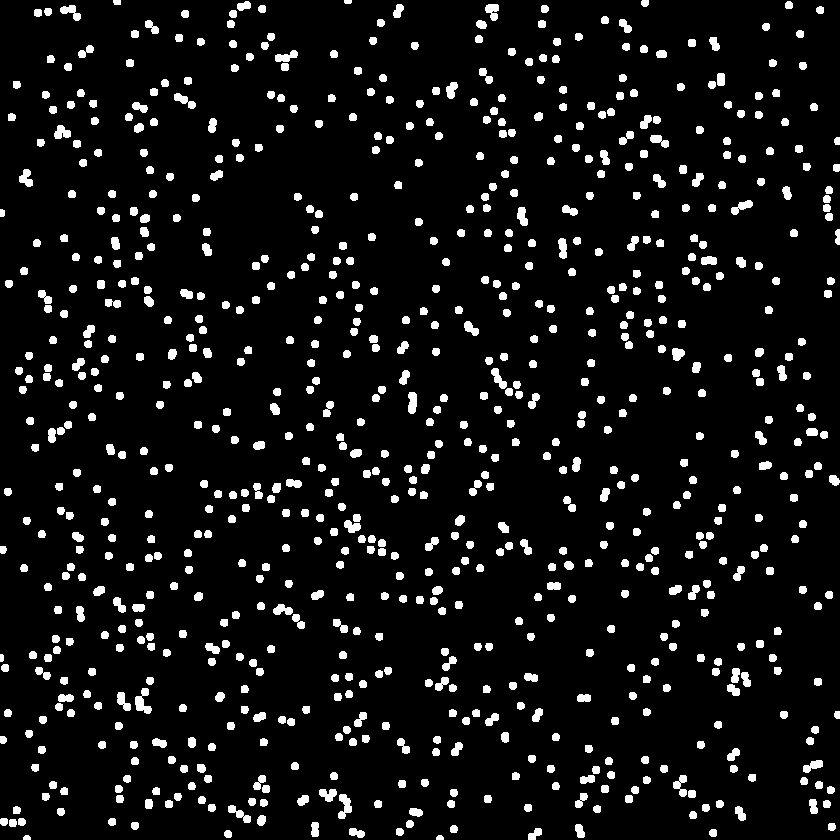
#> input picture SpeckleSizeCode/PythonAutocorr/simulation_2000x2000_1000circles_3separation_10radius.png, 840 x 840 px, shrunk from 2000 x 2000 before the run
$ python autocorrFIJILike.py
#> lines starting #> are read from the running program, lines starting #| are printed output that depends on the picture; after the words box and inside, x2 and y2 are one past the last pixel; in counts of white or black regions, pixels touching at a corner belong together; long printed decimals are rounded
import cv2
import numpy as np

from matplotlib import pyplot as plt
import tifffile
import os
from scipy.ndimage import gaussian_filter
from scipy.optimize import curve_fit

nb = 10
fname = rf"20190924-200ms_20mW_Ave15_Gray_10X0.4_{nb}.tif"

p = os.path.dirname(os.path.join(os.getcwd(), "..", ".."))
path = os.path.join(p, "MATLAB", fname)

path = "simulation_2000x2000_1000circles_3separation_10radius.png"

if path.endswith("tif"):
    img = tifffile.imread(path)
else:
    img = plt.imread(path)
#> img: shape (840, 840) float32; values 0 (black) and 0.00392 (white), 7.5% white; 821 white regions, largest, box (x1, y1, x2, y2) and area: (135, 688, 152, 714) 235, (338, 794, 352, 819) 207, (408, 392, 417, 414) 170

plt.imshow(img)
plt.show()

imgDivide = gaussian_filter(img, 75)
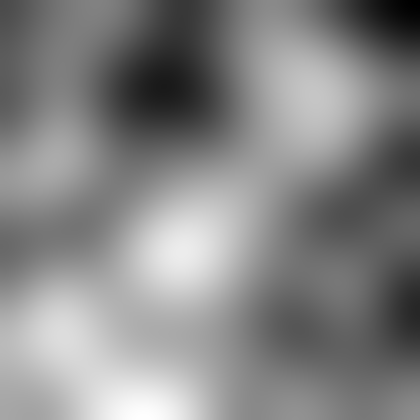
#> imgDivide: shape (840, 840) float32 (shown at 1/2 size); min 0.000194, max 0.000386, mean 0.000295; drawn with min black and max white

img = img / imgDivide - np.mean(img)
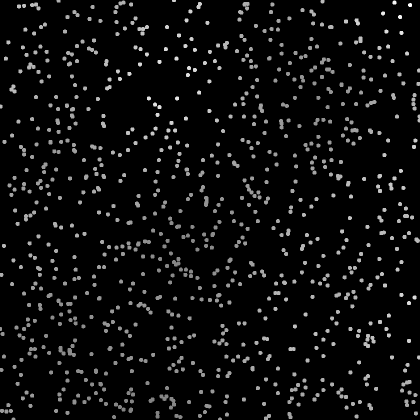
#> img: shape (840, 840) float32 (shown at 1/2 size); min -0.000295, max 20.07, mean 1; drawn with min black and max white
plt.imshow(img)
plt.show()

dft = cv2.dft(np.float32(img), flags=cv2.DFT_COMPLEX_OUTPUT)
f_shift = np.fft.fftshift(dft)
f_complex = f_shift[:, :, 0] + 1j * f_shift[:, :, 1]
f_abs = np.abs(f_complex) + 1  # lie between 1 and 1e6
f_bounded = 20 * np.log(f_abs)
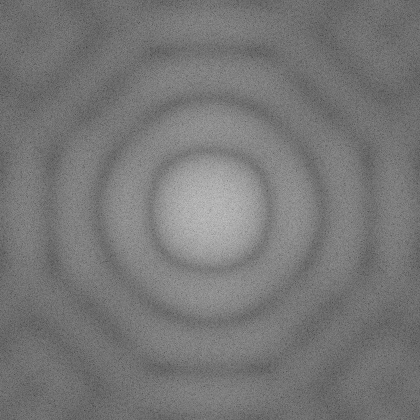
#> f_bounded: shape (840, 840) float32 (shown at 1/2 size); min 15.46, max 269.1, mean 134.1; drawn with min black and max white
f_img = 255 * f_bounded / np.max(f_bounded)
plt.imshow(np.log(f_abs))
plt.show()
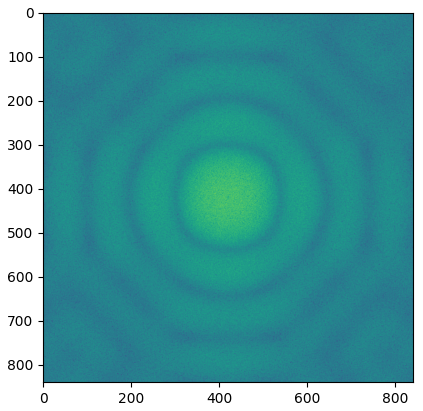
#> figure drawn by matplotlib, 1 panel

f = f_img

moyenne = np.mean(f, 0)
#> moyenne = 840 values, max 144.4 at index 432, min 115 at index 839, mean 127.1

maximum = np.max(moyenne)
#> maximum = 144.4
data = moyenne[moyenne < maximum]
#> data = 839 values, max 144.4 at index 408, min 115 at index 838, mean 127.1

dataNorm = (data - np.min(data))
#> dataNorm = 839 values, max 29.35 at index 408, min 0 at index 838, mean 12.06
dataNorm /= np.max(dataNorm)
#> dataNorm = 839 values, max 1 at index 408, min 0 at index 838, mean 0.411

dataNorm = data
#> dataNorm has the same summary as data

halfMax = 0.5
halfMax = np.mean([dataNorm[0], dataNorm[-1]])
#> halfMax = 116.2
halfMax = (np.max(dataNorm) + halfMax) / 2
#> halfMax = 130.3
print(halfMax)
#| 130.295

plt.plot(dataNorm)
plt.show()
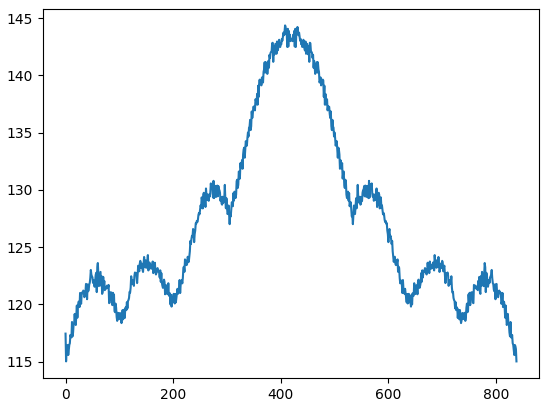
#> figure drawn by matplotlib, 1 panel; curve peaks at x = 408, y = 144.4

boundsError = 5
inferiorBound = halfMax - halfMax * boundsError / 100
#> inferiorBound = 123.8
superiorBound = halfMax + halfMax * boundsError / 100
#> superiorBound = 136.8
middlePoint = np.argmax(dataNorm)
#> middlePoint = 408
pointsForFW = np.where((dataNorm >= inferiorBound) & (dataNorm <= superiorBound))[0]
#> pointsForFW = 252 values from 139 to 700
print(pointsForFW)
#| [139 146 149 153 222 224 227 228 230 231 232 233 234 235 236 237 238 239
#|  240 241 242 243 244 245 246 247 248 249 250 251 252 253 254 255 256 257
#|  258 259 260 261 262 263 264 265 266 267 268 269 270 271 272 273 274 275
#|  276 277 278 279 280 281 282 283 284 285 286 287 288 289 290 291 292 293
#|  294 295 296 297 298 299 300 301 302 303 304 305 306 307 308 309 310 311
#|  312 313 314 315 316 317 318 319 320 321 322 323 324 325 326 327 328 329
#> (further printed lines are left out)
left = np.mean(pointsForFW[pointsForFW < middlePoint])
#> left = 282
right = np.mean(pointsForFW[pointsForFW > middlePoint])
#> right = 557
print(f"left: {left}")
#| left: 282.008
print(f"right: {right}")
#| right: 556.992
FWHM = right - left
#> FWHM = 275
print(FWHM)
#| 274.984

shape = len(dataNorm)
#> shape = 839
print(shape)
#| 839

print(4 * shape / FWHM)
#| 12.204

x = np.arange(shape)
y = dataNorm
#> y has the same summary as data
n = len(x)  # the number of data
mean = sum(x * y) / sum(y)
#> mean = 419
sigma = np.sqrt(sum(y * (x - mean) ** 2) / sum(y))
#> sigma = 236.9


def Gauss(x, a, b, c, d):
    return a + (b - a) * np.exp(-(x - c) ** 2 / (2 * d ** 2))


popt, pcov = curve_fit(Gauss, x, y, p0=[max(y), 1, mean, sigma])
#> popt = [120.9, 142.5, 419.5, 96.01]; pcov = [[0.0105, 0.00306, 1.68e-07, -0.0656], [0.00306, 0.0312, 5.44e-08, -0.109], [1.68e-07, 5.44e-08, 0.795, -1.07e-06], [-0.0656, -0.109, -1.07e-06, 1.21]]

plt.plot(x, y, 'b+:', label='data')
plt.plot(x, Gauss(x, *popt), 'r-', label='fit')
plt.legend()
plt.show()
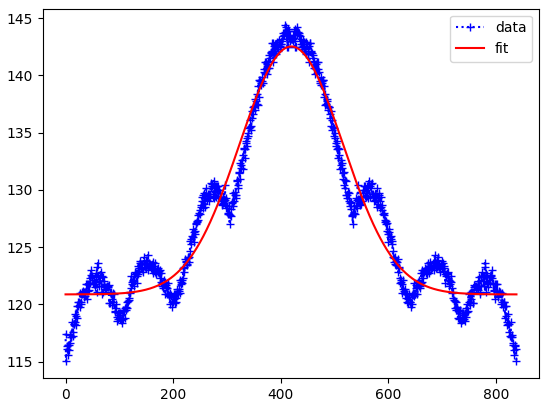
#> figure drawn by matplotlib, 1 panel; curve peaks at x = 408, y = 144.4; curve peaks at x = 419, y = 142.5
sigma = abs(popt[-1])
#> sigma = 96.01
FWHM = sigma * 2 * (2 * np.log(2)) ** .5
#> FWHM = 226.1
print(sigma)
#| 96.010
print(pcov)
#| [[ 1.04679486e-02  3.06239683e-03  1.67928549e-07 -6.55982145e-02]
#|  [ 3.06239683e-03  3.12232909e-02  5.44404426e-08 -1.08826459e-01]
#|  [ 1.67928549e-07  5.44404426e-08  7.94782078e-01 -1.07288189e-06]
#|  [-6.55982145e-02 -1.08826459e-01 -1.07288189e-06  1.20585877e+00]]
print(4 * shape / FWHM)
#| 14.844

$ run again, with SpeckleSizeCode/PythonAutocorr/simulation_2000x2000_1000circles_1separation_10radius.png copied over SpeckleSizeCode/PythonAutocorr/simulation_2000x2000_1000circles_3separation_10radius.png
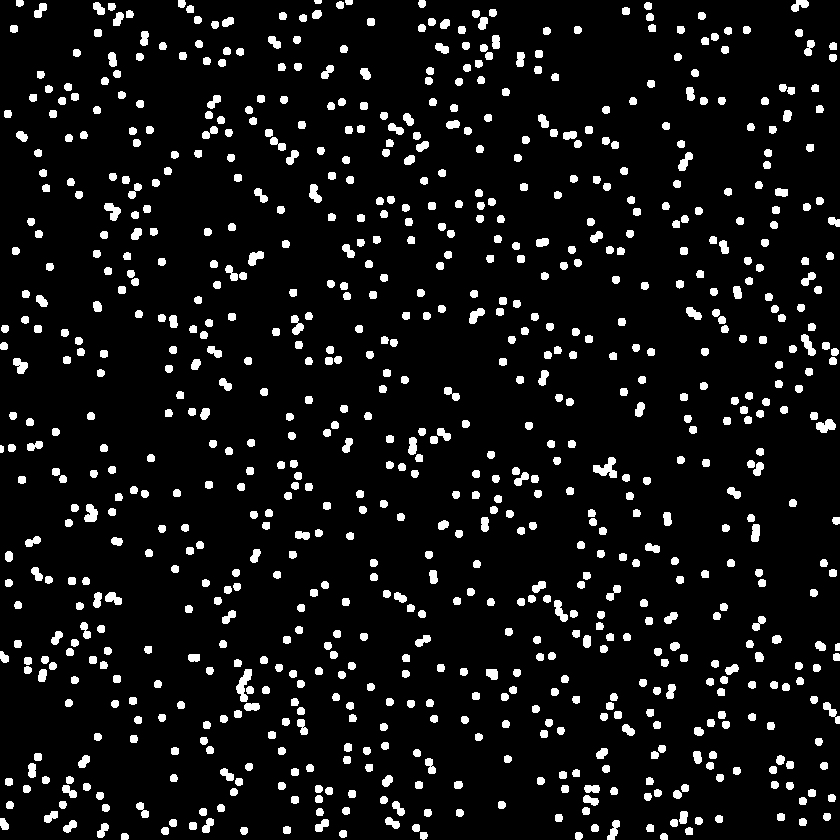
#> input picture SpeckleSizeCode/PythonAutocorr/simulation_2000x2000_1000circles_1separation_10radius.png, 840 x 840 px, shrunk from 2000 x 2000 before the run
#> `imgDivide = gaussian_filter(img, 75)`:
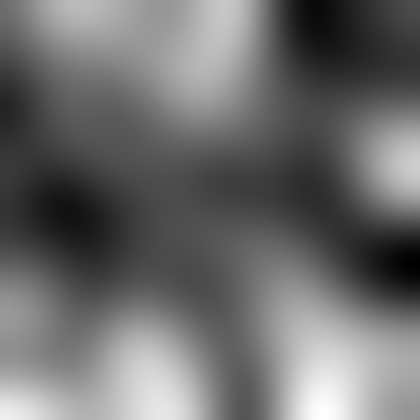
#> imgDivide: shape (840, 840) float32 (shown at 1/2 size); min 0.000224, max 0.000398, mean 0.000298; drawn with min black and max white
#> moyenne = 840 values, max 143.8 at index 422, min 114.8 at index 0, mean 126.9
#> maximum = 143.8
#> data = 839 values, max 143.8 at index 418, min 114.8 at index 0, mean 126.8
#> `dataNorm = (data - np.min(data))`: dataNorm = 839 values, max 29.05 at index 418, min 0 at index 0, mean 12.05
#> `dataNorm /= np.max(dataNorm)`: dataNorm = 839 values, max 1 at index 418, min 0 at index 0, mean 0.415
#> `dataNorm = data`: dataNorm has the same summary as data
#> `halfMax = np.mean([dataNorm[0], dataNorm[-1]])`: halfMax = 115.2
#> `halfMax = (np.max(dataNorm) + halfMax) / 2`: halfMax = 129.5
#| 129.538
#> inferiorBound = 123.1
#> superiorBound = 136
#> middlePoint = 418
#> pointsForFW = 290 values from 133 to 706
#| [133 136 137 139 141 142 143 144 145 147 149 150 151 152 153 154 156 157
#|  158 159 161 166 168 226 227 228 229 230 231 232 233 234 235 236 237 238
#|  239 240 241 242 243 244 245 246 247 248 249 250 251 252 253 254 255 256
#|  257 258 259 260 261 262 263 264 265 266 267 268 269 270 271 272 273 274
#|  275 276 277 278 279 280 281 282 283 284 285 286 287 288 289 290 291 292
#|  293 294 295 296 297 298 299 300 301 302 303 304 305 306 307 308 309 310
#> (further printed lines are left out)
#> left = 264.8
#> right = 574.2
#| left: 264.793
#| right: 574.207
#> `FWHM = right - left`: FWHM = 309.4
#| 309.414
#> shape = 839
#| 839
#| 10.846
#> y has the same summary as data
#> mean = 419
#> `sigma = np.sqrt(sum(y * (x - mean) ** 2) / sum(y))`: sigma = 236.9
#> popt = [120.6, 142.3, 419.5, 95.95]; pcov = [[0.0113, 0.0033, 1.81e-07, -0.0705], [0.0033, 0.0337, 5.84e-08, -0.117], [1.81e-07, 5.84e-08, 0.853, -1.15e-06], [-0.0705, -0.117, -1.15e-06, 1.29]]
#> `plt.show()`:
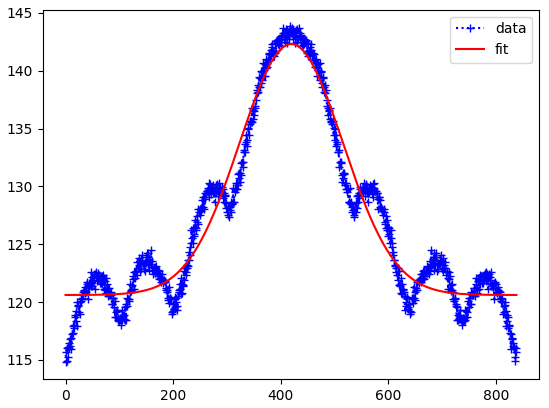
#> figure drawn by matplotlib, 1 panel; curve peaks at x = 418, y = 143.8; curve peaks at x = 419, y = 142.3
#> `sigma = abs(popt[-1])`: sigma = 95.95
#> `FWHM = sigma * 2 * (2 * np.log(2)) ** .5`: FWHM = 226
#| 95.953
#| [[ 1.12706397e-02  3.29726457e-03  1.80651519e-07 -7.04609787e-02]
#|  [ 3.29726457e-03  3.36659166e-02  5.84029679e-08 -1.17036081e-01]
#|  [ 1.80651519e-07  5.84029679e-08  8.52928477e-01 -1.15070871e-06]
#|  [-7.04609787e-02 -1.17036081e-01 -1.15070871e-06  1.29343179e+00]]
#| 14.853

$ run again, with SpeckleSizeCode/PythonAutocorr/simulation_2000x2000_1000circles_8separation_20radius.png copied over SpeckleSizeCode/PythonAutocorr/simulation_2000x2000_1000circles_3separation_10radius.png
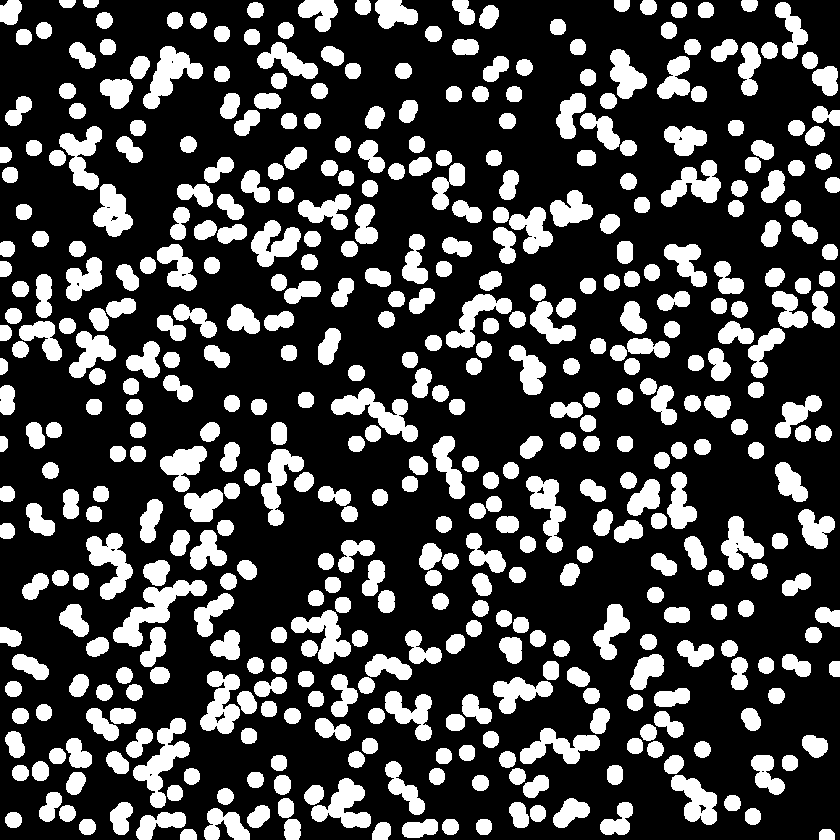
#> input picture SpeckleSizeCode/PythonAutocorr/simulation_2000x2000_1000circles_8separation_20radius.png, 840 x 840 px, shrunk from 2000 x 2000 before the run
#> `plt.show()`:
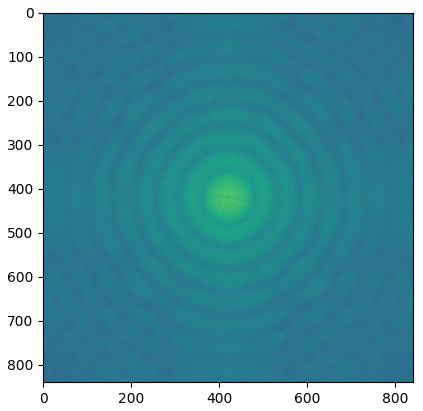
#> figure drawn by matplotlib, 1 panel
#> moyenne = 840 values, max 127 at index 420, min 99.95 at index 795, mean 108.5
#> maximum = 127
#> data = 839 values, max 127 at index 417, min 99.95 at index 794, mean 108.5
#> `dataNorm = (data - np.min(data))`: dataNorm = 839 values, max 27.05 at index 417, min 0 at index 794, mean 8.54
#> `dataNorm /= np.max(dataNorm)`: dataNorm = 839 values, max 1 at index 417, min 0 at index 794, mean 0.316
#> `dataNorm = data`: dataNorm has the same summary as data
#> `halfMax = np.mean([dataNorm[0], dataNorm[-1]])`: halfMax = 100.7
#> `halfMax = (np.max(dataNorm) + halfMax) / 2`: halfMax = 113.9
#| 113.858
#> inferiorBound = 108.2
#> superiorBound = 119.6
#> middlePoint = 417
#> pointsForFW = 238 values from 233 to 606
#| [233 236 237 238 241 242 243 244 246 247 249 251 253 255 261 262 263 264
#|  265 267 269 271 272 274 275 277 278 279 280 281 282 283 284 285 286 287
#|  288 289 290 291 292 293 294 295 296 297 298 299 300 301 302 303 304 305
#|  306 307 308 309 310 311 312 313 314 315 316 317 318 319 320 321 322 323
#|  324 325 326 327 328 329 330 331 332 333 334 335 336 337 338 339 340 341
#|  342 343 344 345 346 347 348 349 350 351 352 353 354 355 356 357 358 359
#> (further printed lines are left out)
#> left = 309
#> right = 530
#| left: 309.008
#| right: 529.992
#> `FWHM = right - left`: FWHM = 221
#| 220.983
#> shape = 839
#| 839
#| 15.187
#> y has the same summary as data
#> mean = 419
#> `sigma = np.sqrt(sum(y * (x - mean) ** 2) / sum(y))`: sigma = 236.2
#> popt = [102.3, 122.6, 419.5, 101.9]; pcov = [[0.00531, 0.00155, 2.51e-07, -0.0376], [0.00155, 0.0136, 7.47e-08, -0.0548], [2.51e-07, 7.47e-08, 0.439, -1.78e-06], [-0.0376, -0.0548, -1.78e-06, 0.705]]
#> `plt.show()`:
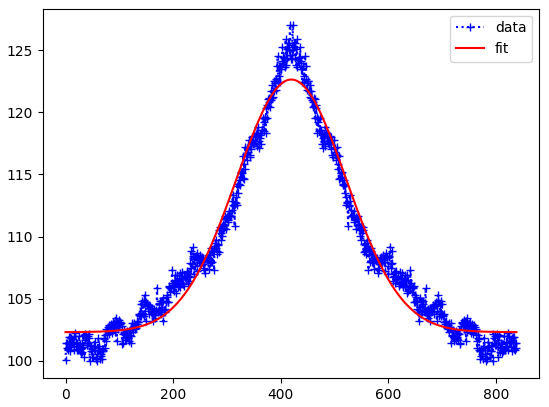
#> figure drawn by matplotlib, 1 panel; curve peaks at x = 417, y = 127; curve peaks at x = 420, y = 122.6
#> `sigma = abs(popt[-1])`: sigma = 101.9
#> `FWHM = sigma * 2 * (2 * np.log(2)) ** .5`: FWHM = 239.9
#| 101.877
#| [[ 5.31035554e-03  1.55038908e-03  2.51195350e-07 -3.75653067e-02]
#|  [ 1.55038908e-03  1.35896590e-02  7.47016335e-08 -5.48370480e-02]
#|  [ 2.51195350e-07  7.47016335e-08  4.39491408e-01 -1.77620512e-06]
#|  [-3.75653067e-02 -5.48370480e-02 -1.77620512e-06  7.05228789e-01]]
#| 13.989
